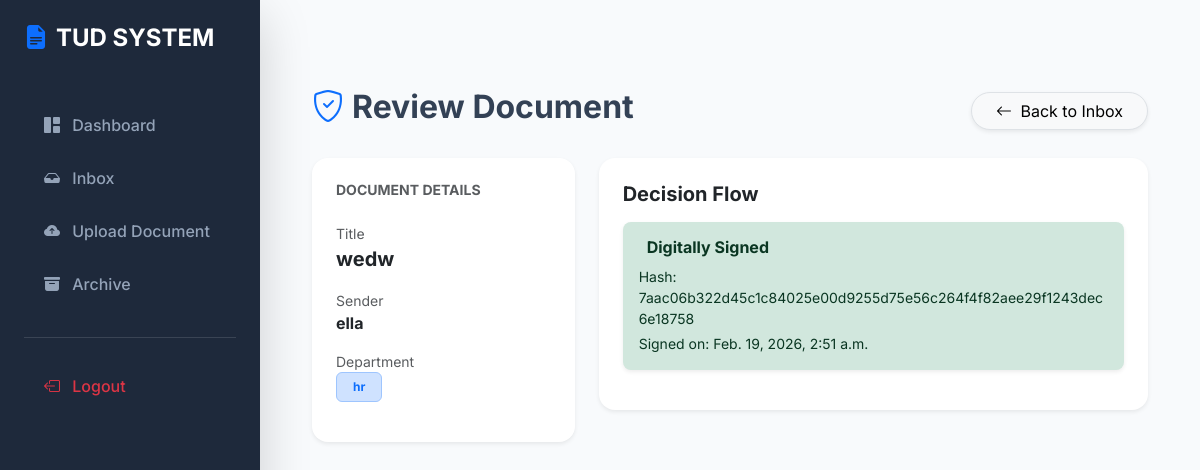
The app's page /sender/review/21/ (signed in) with its own data.
### sender/models.py (models this page shows, shortened)
class Document(models.Model):
    title = models.CharField(max_length=255)
    sender = models.ForeignKey(User, on_delete=models.CASCADE, related_name='sent_docs')
    receiver = models.ForeignKey(User, on_delete=models.CASCADE, related_name='received_docs')
    department = models.ForeignKey(Department, on_delete=models.SET_NULL, null=True)
    file = models.FileField(upload_to='documents/')
    status = models.CharField(max_length=20, default='pending', choices=[
        ('pending', 'Pending Review'),
        ('approved', 'Approved & Signed'),
        ('rejected', 'Returned for Revision'),
    ])
    is_archived = models.BooleanField(default=False)
    signature_hash = models.CharField(max_length=100, blank=True, null=True)
    signed_at = models.DateTimeField(null=True, blank=True)
    created_at = models.DateTimeField(auto_now_add=True)
    history = HistoricalRecords() # Audit Trail for Documents

class Department(models.Model):
    name = models.CharField(max_length=100)

### sender/views.py (the view, shortened to what this page needs)
# urls.py: path('review/<int:doc_id>/', views.review_document, name='review_document'),
@login_required
def review_document(request, doc_id):
    document = get_object_or_404(Document, id=doc_id)
    return render(request, 'sender/review.html', {'document': document})

### sender/templates/sender/review.html (shortened to what this page needs)
{% extends 'sender/base.html' %}
{% block content %}
<div class="container py-5" style="max-width: 1000px;">
    <div class="d-flex justify-content-between align-items-center mb-4">
        <h2 class="fw-bold"><i class="bi bi-shield-check me-2 text-primary"></i>Review Document</h2>
        <a href="{% url 'inbox' %}" class="btn btn-light rounded-pill px-4 border shadow-sm">
            <i class="bi bi-arrow-left me-1"></i> Back to Inbox
        </a>
    </div>
    <div class="row g-4">
        <div class="col-lg-4">
            <div class="card border-0 shadow-sm p-4 rounded-4 h-100">
                <h6 class="text-uppercase text-muted fw-bold small mb-4">Document Details</h6>
                <div class="mb-3">
                    <label class="text-muted d-block small">Title</label>
                    <span class="fw-bold text-dark fs-5">{{ document.title }}</span>
                </div>
                <div class="mb-3">
                    <label class="text-muted d-block small">Sender</label>
                    <span class="fw-bold text-dark">{{ document.sender.username }}</span>
                </div>
                <div class="mb-3">
                    <label class="text-muted d-block small">Department</label>
                    <span class="badge bg-primary-subtle text-primary border border-primary-subtle px-3 py-2">
                        {{ document.department.name }}
                    </span>
                </div>
            </div>
        </div>
        <div class="col-lg-8">
            <div class="card p-4 shadow-sm border-0 mb-4">
    <h5 class="fw-bold mb-3">Decision Flow</h5>
    {% if document.status == 'pending' %}
        <form method="post" class="d-flex gap-2">
            {% csrf_token %}
            <button type="submit" name="action" value="approve" class="btn btn-success btn-lg flex-grow-1 fw-bold">
                <i class="bi bi-pencil-fill me-2"></i> Approve & Esign
            </button>
            <button type="submit" name="action" value="reject" class="btn btn-danger btn-lg flex-grow-1 fw-bold">
                <i class="bi bi-reply-fill me-2"></i> Return for Revision
            </button>
        </form>
    {% elif document.status == 'approved' %}
        <div class="alert alert-success border-0 shadow-sm rounded-3">
            <h6 class="fw-bold">Digitally Signed</h6>
            <small class="d-block text-break">Hash: {{ document.signature_hash }}</small>
            <small class="d-block mt-1">Signed on: {{ document.signed_at }}</small>
        </div>
    {% else %}
        <div class="alert alert-danger border-0">
            <h6 class="fw-bold"><i class="bi bi-exclamation-octagon-fill me-2"></i>Returned for Revision</h6>
        </div>
    {% endif %}
</div>
{% endblock %}

### sender/templates/sender/base.html (style rules this page uses)
:root { --primary-color: #2563eb; --sidebar-bg: #1e293b; --content-bg: #f8fafc; }
body { font-family: 'Inter', sans-serif; background-color: var(--content-bg); color: #334155; }
.card { border: none; border-radius: 16px; box-shadow: 0 4px 6px -1px rgba(0,0,0,0.1); transition: transform 0.2s; }

### records on screen
Document: title "wedw", sender.username "ella", department.name "hr", signature_hash "7aac06b322d45c1c84025e00d9255d75e56c264f4f82aee29f1243dec6e18758", signed_at "Feb. 19, 2026, 2:51 a.m."
